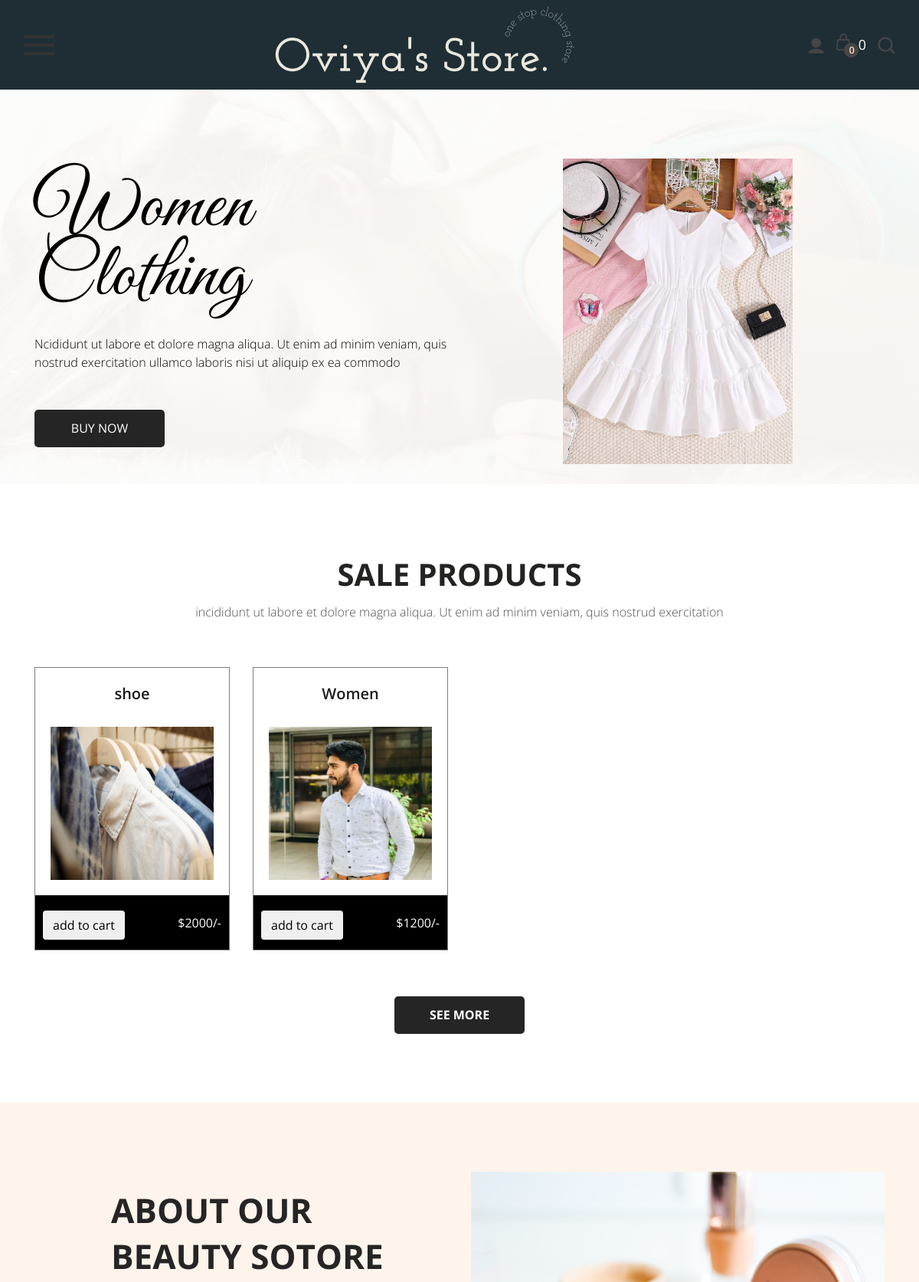
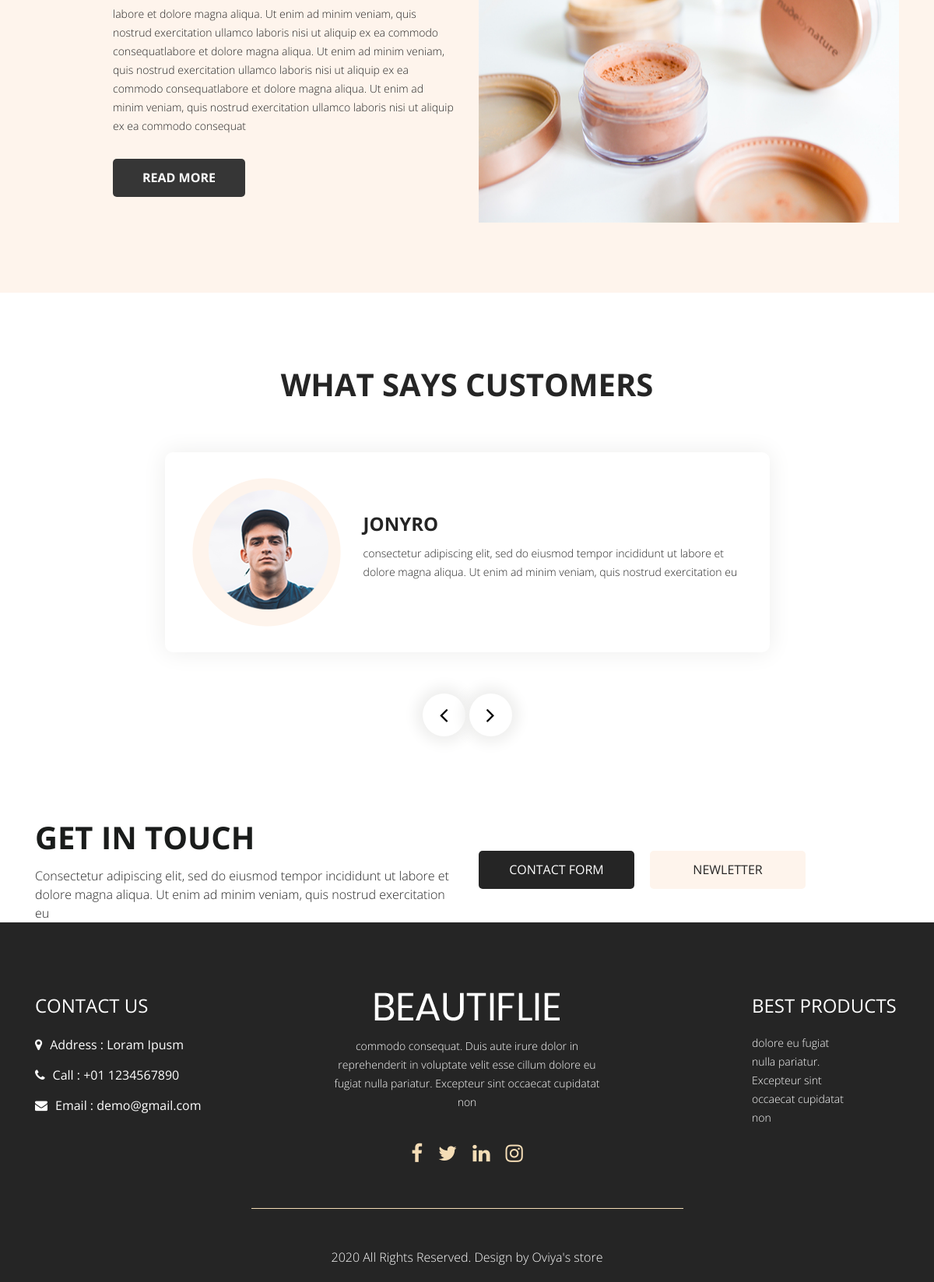
Screenshot of /sale1.php (signed in) with the database file from the repository (2 pictures, top to bottom).
### tables this page shows
CREATE TABLE `products` (
  `id` int(255) NOT NULL,
  `name` varchar(255) NOT NULL,
  `price` varchar(255) NOT NULL,
  `image` varchar(255) NOT NULL,
  `category` varchar(255) NOT NULL
);

### sale1.php (the view, shortened to what this page needs)
<?php
@include 'config.php';
$user_id = $_SESSION['user_id'];
?>
<!DOCTYPE html>
<html lang="en">
   <head>
      <link rel="stylesheet" type="text/css" href="css/bootstrap.min.css">
      <link rel="stylesheet" type="text/css" href="css/style1.css">
      <link rel="stylesheet" href="css/responsive.css">
      <link rel="stylesheet" href="css/jquery.mCustomScrollbar.min.css">
      <link rel="stylesheet" href="https://netdna.bootstrapcdn.com/font-awesome/4.0.3/css/font-awesome.css">
      <link rel="stylesheet" href="css/owl.carousel.min.css">
      <link rel="stylesheet" href="css/owl.theme.default.min.css">
      <link rel="stylesheet" href="https://cdnjs.cloudflare.com/ajax/libs/fancybox/2.1.5/jquery.fancybox.min.css" media="screen">
      <link href="https://unpkg.com/gijgo@1.9.13/css/gijgo.min.css" rel="stylesheet" type="text/css" />
   </head>
   <body>
      <div class="header_section">
         <div class="container-fluid">
            <nav class="navbar navbar-light bg-light justify-content-between">
               <span class="toggle_icon" onclick="openNav()"><img src="images/toggle-icon.png"></span>
               <a class="logo" href="index.html"><center><img src="images/logo.png"></center></a>
            <form class="form-inline ">
               <div class="login_text">
                    <ul>
                        <li><a href="login.php"><img src="images/user-icon.png"></a></li>
                        <?php
                        $select_rows = mysqli_query($conn, "SELECT * FROM `cart` WHERE user_id = '$user_id'") or die('query failed');
                        $row_count = mysqli_num_rows($select_rows);
                        ?>
                        <li><a href="cart1.php"><img src="images/bag-icon.png"><span><?php echo $row_count; ?></span></a></li>
                        <li><a href="logout.php"><img src="images/search-icon.png"></a></li>
                    </ul>
                </div>
               </form>
            </nav>
         </div>
      </div>
      <div class="banner_section layout_padding">
         <div id="carouselExampleIndicators" class="carousel slide" data-ride="carousel">
            <div class="carousel-inner">
               <div class="carousel-item active">
                  <div class="container">
                     <div class="row">
                        <div class="col-sm-6">
                           <h1 class="banner_taital">Women <br>Clothing </h1>
                           <p class="banner_text">Ncididunt ut labore et dolore magna aliqua. Ut enim ad minim veniam, quis nostrud exercitation ullamco laboris nisi ut aliquip ex ea commodo</p>
                           <div class="read_bt"><a href="women clothing.html">Buy Now</a></div>
                        </div>
                        <div class="col-sm-6">
                           <div class="banner_img"><center><img src="images/banner-img.jpeg" width="300"></center></div>
                        </div>
                     </div>
                  </div>
               </div>
               <br>
            </div>
         </div>
      </div>
      <div class="product_section layout_padding">
         <div class="container">
            <div class="row">
               <div class="col-sm-12">
                  <h1 class="product_taital">SALE Products</h1>
                  <p class="product_text">incididunt ut labore et dolore magna aliqua. Ut enim ad minim veniam, quis nostrud exercitation</p>
               </div>
            </div>
            <div class="product_section_2 layout_padding">
               <div class="row">
               <?php
                $select_products = mysqli_query($conn, "SELECT * FROM `products` WHERE `category` = 'sale'");
                if (mysqli_num_rows($select_products) > 0) {
                    while ($fetch_product = mysqli_fetch_assoc($select_products)) {
            ?>
                <div class="col-lg-3 col-sm-6">
                    <div class="product_box">
                        <form action="" method="post">
                            <h4 class="bursh_text"><?php echo htmlspecialchars($fetch_product['name']); ?></h4>
                            <img src="uploaded_img/<?php echo htmlspecialchars($fetch_product['image']); ?>" alt="" class="image_1">
                            <div class="btn_main">
                                <div class="buy_bt">
                                    <ul>
                                        <li><input type="submit" class="btn" value="add to cart" name="add_to_cart"></li>
                                    </ul>
                                </div>
                                <h3 class="price_text">$<?php echo htmlspecialchars($fetch_product['price']); ?>/-</h3>
                            </div>
                        </form>
                    </div>
                </div>
            <?php
                    }
                }
            ?>
               </div>
               <div class="seemore_bt"><a href="#">See More</a></div>
            </div>
         </div>
      </div>
      <div class="about_section layout_padding">
         <div class="container">
            <div class="about_section_main">
               <div class="row">
                  <div class="col-md-6">
                     <div class="about_taital_main">
                        <h1 class="about_taital">About Our beauty sotore</h1>
                        <p class="about_text">labore et dolore magna aliqua. Ut enim ad minim veniam, quis nostrud exercitation ullamco laboris nisi ut aliquip ex ea commodo consequatlabore et dolore magna aliqua. Ut enim ad minim veniam, quis nostrud exercitation ullamco laboris nisi ut aliquip ex ea commodo consequatlabore et dolore magna aliqua. Ut enim ad minim veniam, quis nostrud exercitation ullamco laboris nisi ut aliquip ex ea commodo consequat</p>
                        <div class="readmore_bt"><a href="#">Read More</a></div>
                     </div>
                  </div>
                  <div class="col-md-6">
                     <div><img src="images/about-img.png" class="image_3"></div>
                  </div>
               </div>
            </div>
         </div>
      </div>
      <div class="customer_section layout_padding">
         <div class="container">
            <div class="row">
               <div class="col-sm-12">
                  <h1 class="customer_taital">What says customers</h1>
               </div>
            </div>
            <div id="main_slider" class="carousel slide" data-ride="carousel">
               <div class="carousel-inner">
                  <div class="carousel-item active">
                     <div class="client_section_2">
                        <div class="client_main">
                           <div class="client_left">
                              <div class="client_img"><img src="images/client-img.png"></div>
                           </div>
                           <div class="client_right">
                              <h3 class="name_text">Jonyro</h3>
                              <p class="dolor_text">consectetur adipiscing elit, sed do eiusmod tempor incididunt ut labore et dolore magna aliqua. Ut enim ad minim veniam, quis nostrud exercitation  eu </p>
                           </div>
                        </div>
                     </div>
                  </div>
               </div>
               <a class="carousel-control-prev" href="#main_slider" role="button" data-slide="prev">
               <i class="fa fa-angle-left"></i>
               </a>
               <a class="carousel-control-next" href="#main_slider" role="button" data-slide="next">
               <i class="fa fa-angle-right"></i>
               </a>
            </div>
         </div>
      </div>
      <div class="contact_section layout_padding">
         <div class="container">
            <div class="row">
               <div class="col-md-6">
                  <h1 class="contact_taital">Get In Touch</h1>
                  <p class="contact_text">Consectetur adipiscing elit, sed do eiusmod tempor incididunt ut labore et dolore magna aliqua. Ut enim ad minim veniam, quis nostrud exercitation  eu </p>
               </div>
               <div class="col-md-6">
                  <div class="contact_main">
                     <div class="contact_bt"><a href="#">Contact Form</a></div>
                     <div class="newletter_bt"><a href="#">Newletter</a></div>
                  </div>
               </div>
            </div>
         </div>
      </div>
      <div class="footer_section layout_padding">
         <div class="container">
            <div class="contact_section_2">
               <div class="row">
                  <div class="col-sm-4">
                     <h3 class="address_text">Contact Us</h3>
                     <div class="address_bt">
                        <ul>
                           <li>
                              <a href="#">
                              <i class="fa fa-map-marker" aria-hidden="true"></i><span class="padding_left10">Address : Loram Ipusm</span>
                              </a>
                           </li>
                           <li>
                              <a href="#">
                              <i class="fa fa-phone" aria-hidden="true"></i><span class="padding_left10">Call : +01 1234567890</span>
                              </a>
                           </li>
                           <li>
                              <a href="#">
                              <i class="fa fa-envelope" aria-hidden="true"></i><span class="padding_left10">Email : demo@gmail.com</span>
                              </a>
                           </li>
                        </ul>
                     </div>
                  </div>
                  <div class="col-sm-4">
                     <div class="footer_logo_1"><a href="index.html"><img src="images/footer-logo.png"></a></div>
                     <p class="dummy_text">commodo consequat. Duis aute irure dolor in reprehenderit in voluptate velit esse cillum dolore eu fugiat nulla pariatur. Excepteur sint occaecat cupidatat non</p>
                  </div>
                  <div class="col-sm-4">
                     <div class="main">
                        <h3 class="address_text">Best Products</h3>
                        <p class="ipsum_text">dolore eu fugiat nulla pariatur. Excepteur sint occaecat cupidatat non</p>
                     </div>
                  </div>
               </div>
            </div>
            <div class="social_icon">
               <ul>
                  <li>
                     <a href="#"><i class="fa fa-facebook" aria-hidden="true"></i></a>
                  </li>
                  <li>
                     <a href="#"><i class="fa fa-twitter" aria-hidden="true"></i></a>
                  </li>
                  <li>
                     <a href="#"><i class="fa fa-linkedin" aria-hidden="true"></i></a>
                  </li>
                  <li>
                     <a href="#"><i class="fa fa-instagram" aria-hidden="true"></i></a>
                  </li>
               </ul>
            </div>
         </div>
      </div>
      <div class="copyright_section">
         <div class="container">
            <p class="copyright_text">2020 All Rights Reserved. Design by <a href="https://html.design">Oviya's store</a></p>
         </div>
      </div>
   </body>
</html>

### rows the page displays
products: name "shoe", image (picture), price "2000"
products: name "Women", image (picture), price "1200"

### other values shown
$row_count "0"
